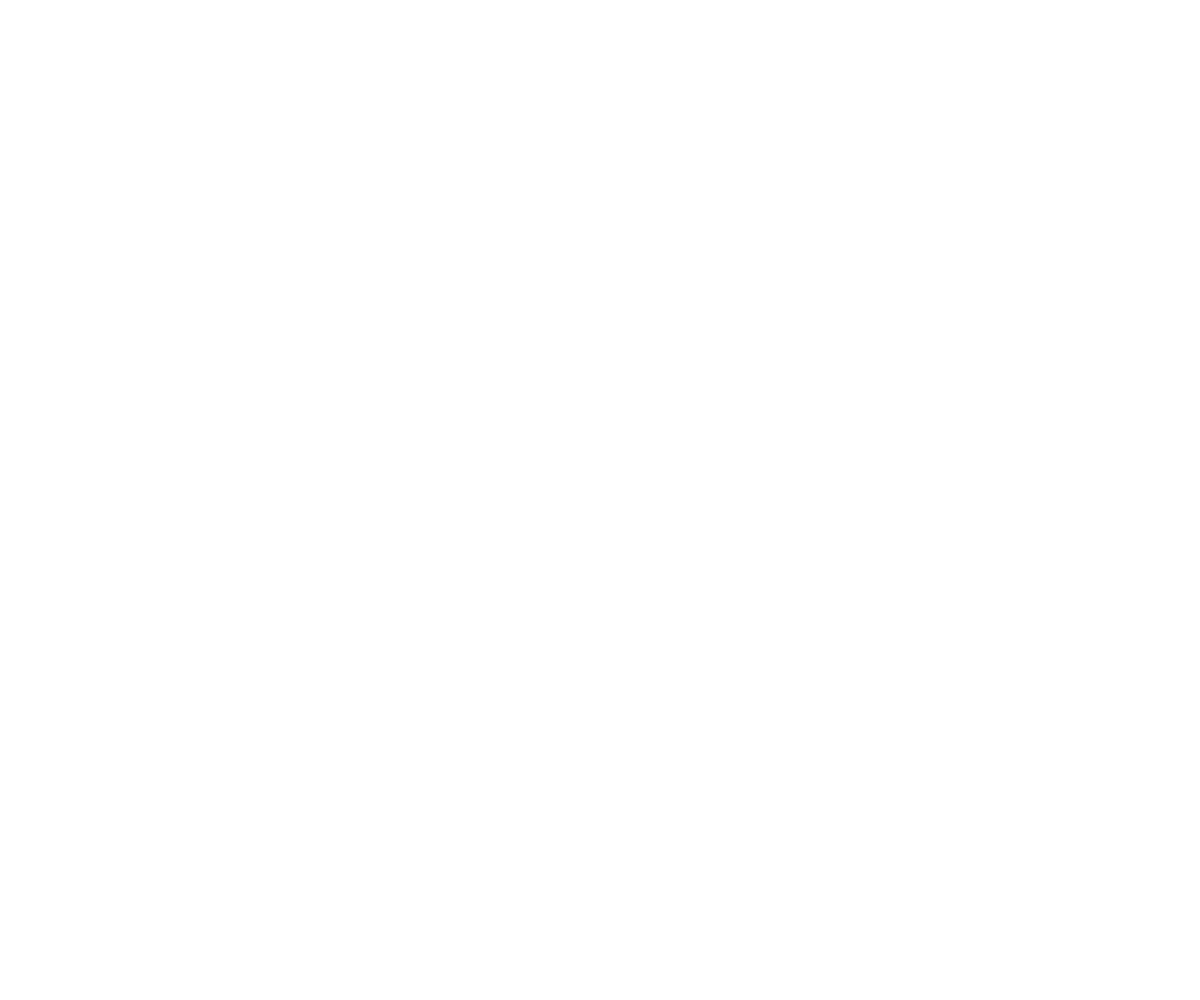
Frame 1 (no input)
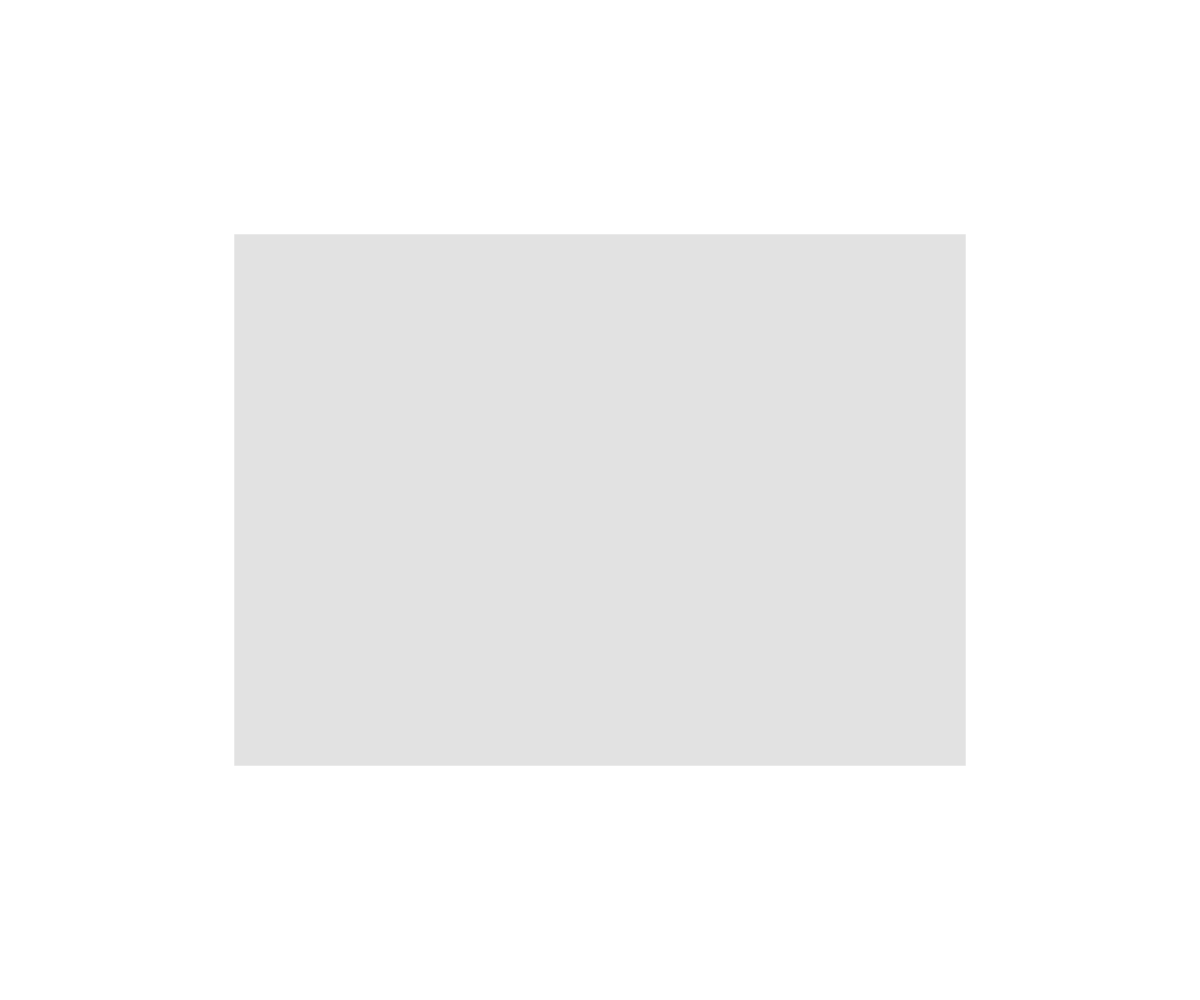
Frame 60 (no input)
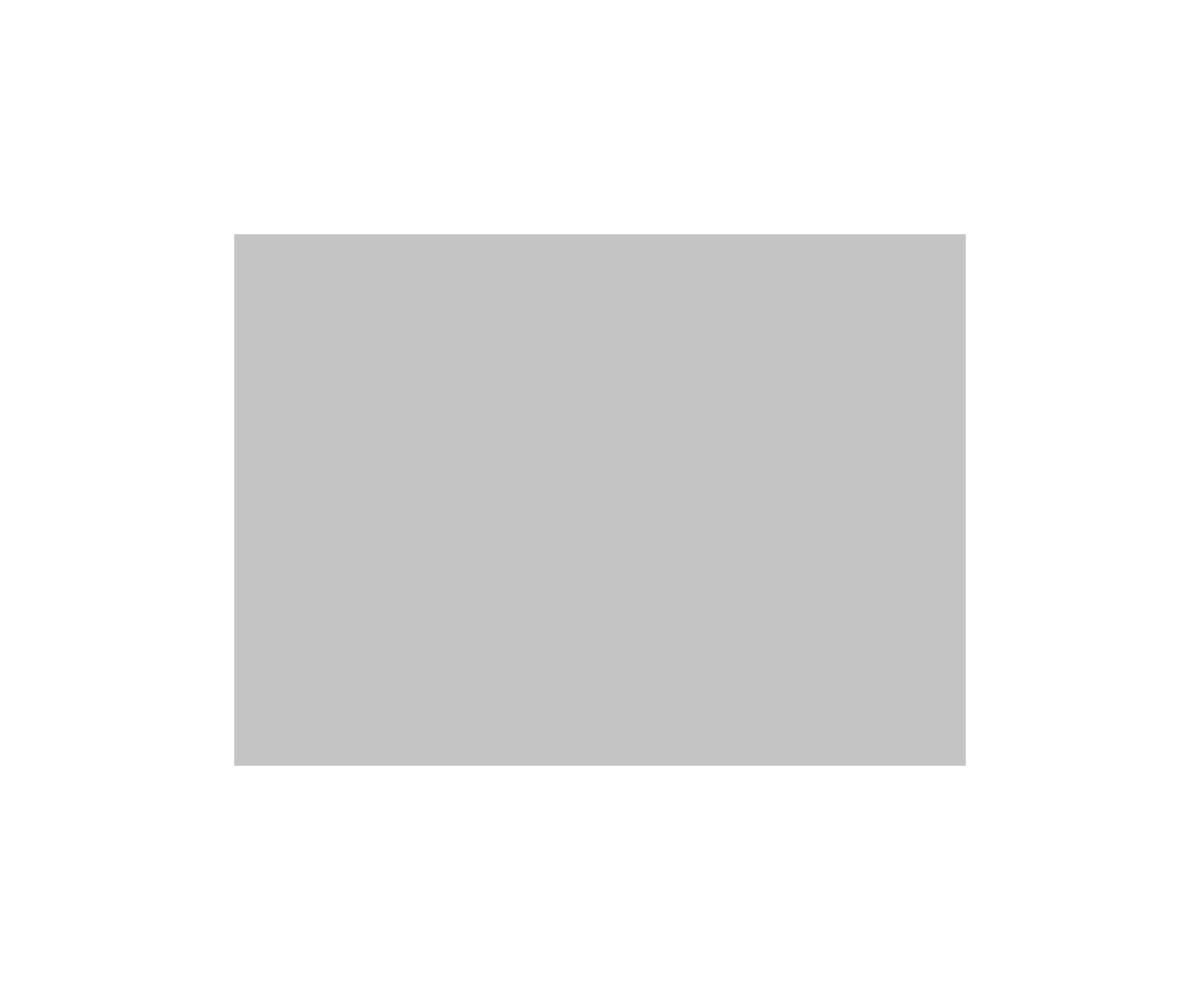
Frame 120 (the mouse pressed at the canvas centre since frame 60)

The p5.js sketch that drew these frames (run headless with seeded random() and noise() and a simulated clock; from frame 60 on, the mouse is pressed at the canvas centre):

// p5.js sketch
// ── sketch.js
let x1, x2, y1, y2;
let xspeed1, xspeed2, yspeed1, yspeed2;
let speed = 5;
let low = 0;
let high = 255;
let a = low;
let aspeed = 0.5;
let bg = high;
let m = 120;

function setup() {
  createCanvas(windowWidth, windowHeight);
  noStroke();
  noCursor();
  randomSeed(5);
  reset();
}

function reset() {
  console.log("RESET");
  a = low;
  x1 = width * random(0.1, 0.5);
  x2 = width - x1;


  y1 = x1; //height * random(0.1, 0.5);
  y2 = height - y1;
  function resetSpeeds() {
    xspeed1 = random(-speed, speed); //random(1) > 0.5 ? -speed : speed;
    // Go the opposite way
    xspeed2 = random(-speed, speed); //xspeed1 > 0 ? -speed : speed;

    yspeed1 = random(-speed, speed); //random(1) > 0.5 ? -speed : speed;
    // Go the opposite way
    yspeed2 = random(-speed, speed); //xspeed1 > 0 ? -speed : speed;

  }
  // Reset speeds
  resetSpeeds();

  // Don't allow both dimensions to go in the same direction
  while((Math.sign(xspeed1) == Math.sign(xspeed2)) && (Math.sign(yspeed1) == Math.sign(yspeed2))) {
    resetSpeeds();
  }
}

function draw() {
  background(bg);
  // Is the background white or black?
  // Make it the oppposite color
  fill(bg > low ? low : high, a);

  beginShape();
  vertex(x1, y1);
  vertex(x2, y1);
  vertex(x2, y2);
  vertex(x1, y2);
  vertex(x1, y1);
  endShape(CLOSE);

  // Left right rectangles
  // rect(0, 0, x1, height);
  // rect(x2, 0, width - x2, height);

  // Top bottom rectangles
  // rect(0, 0, width, y1);
  // rect(0, y2, width, height - y2);

  a += aspeed;
  // If fully faded in
  if (a > high + m || a < low - m) {
    x1 += xspeed1;
    x2 += xspeed2;
    y1 += yspeed1;
    y2 += yspeed2;
    let xd = x2-x1;
    let yd = y2-y1;
    let x1x2out = (x1 < 0 || x1 > width) && (x2 < 0 || x2 > width);
    let y1y2out = (y1 < 0 || y1 > height) && (y2 < 0 || y2 > height);
    if ((x1x2out  && y1y2out ) || xd < 0 || yd < 0) {
      if (x1 > width || x2 < 0 || y1 > height || y2 < 0) {
        // If the background was white, make it black
        bg = bg > low ? low : high;
        console.log(bg);
      }
      reset();
    }
  }
}
